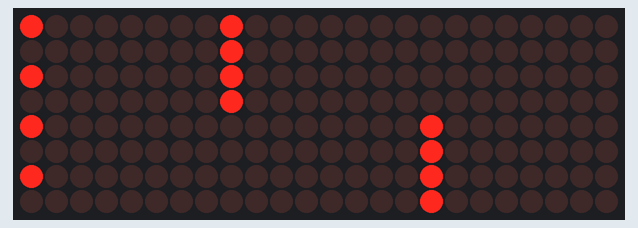
Simulated run of this sketch. Board: Arduino Uno, built with avr-gcc and run on an emulated ATmega328P. Parts: 24×8 LED matrix.

Above: at 0.1 s.

The sketch:

_2014_11_28_LEDmatrixclock.ino
```cpp
// #define DEBUG //(un)comment this line for debug

#ifdef DEBUG
	#define DEBUG_PRINT(x) Serial.println(x)
#else
	#define DEBUG_PRINT(x)
#endif

//We always have to include the library
#include "LedControl.h"
#include "LEDmatrixclockfont.h"
#include <SPI.h>

/* Hardware

 pin 12 is connected to the DataIn
 pin 11 is connected to the CLK
 pin 10 is connected to CS/LOAD
 We have only a single MAX72XX.
 */


// LedControl lc=LedControl(4,3,2,1); pins 2,3,4 - 1 matrix
LedControl lc=LedControl(12,11,10,3); // 3x ledmatrix

// buffer for 8x8 ledmatrix

uint8_t buffer[39] = {0};   // 8x5

/*
 buffer[][0-7] is invisible right to the display
 buffer[][8-31] is the visible part on 3 matrix
 buffer[][32-39] is invisible left to the display
*/

const int scrolldelay = 60;

void setup() {
  // init all matrix
  //nr was set when  creating LedControl
  int devices=lc.getDeviceCount();
  //init  loop
  for(int address=0;address<devices;address++) {
    /*The MAX72XX is in power-saving mode on startup*/
    lc.shutdown(address,false);
    /* Set the brightness to a medium values */
    lc.setIntensity(address,8);
    /* and clear the display */
    lc.clearDisplay(address);
  }
}


void buffer2led(int LEDid, int buffid) {
  for(int row=0;row<8;row++) {
    lc.setRow(LEDid,row,buffer[row+(8*buffid-1)]); // write buffer to ledmatrix
  }
}


void buffer2led2() {
  for(int row=0;row<8;row++) {
    lc.setColumn(0,row,mirror(buffer[row+ 8])); // write buffer to ledmatrix
    lc.setColumn(1,row,mirror(buffer[row+16])); // write buffer to ledmatrix
    lc.setColumn(2,row,mirror(buffer[row+24])); // write buffer to ledmatrix
  }
}

unsigned char mirror( unsigned char a )
{
  a = ((a >> 4) & 0x0F) | ((a << 4) & 0xF0);
  a = ((a >> 2) & 0x33) | ((a << 2) & 0xCC);
  a = ((a >> 1) & 0x55) | ((a << 1) & 0xAA);

  return a;
}


/*
void shiftbuffer() {

  for(int row=0;row<8;row++) {
    buffer[row] = buffer[row]<< 1; //shift buffer one to left
    buffer[row] = buffer[row] |  ( bufferright[row] >> 7 ); // insert leftmost pixel of bufferrright , make sure via unsingned that minus-sign is not carried over
    bufferright[row] <<= 1; //shift rightbuffer to left
  }
}*/

/*
void shiftbufferleft(int bufffrom, int buffto) {
//for each row
  for(int row=0;row<8;row++) {
    //scroll "to" (left) buffer one pixel to the left
    buffer[row][buffto] =  buffer[row][buffto] << 1;
    // copy highest (leftmost) pixel over
    buffer[row][buffto] =  buffer[row][buffto] | ( buffer[row][bufffrom] >> 7 );
  }
}
*/
/*
void shiftdisplayleft(int nrofbuffer) { //3 matrix = 5 buffer
// shift very left (3) buffer to invisible (4)
/  continue till very right (1) which gets data from invisble (0)

  for(int i=nrofbuffer-1;i=1;i--) {
    shiftbufferleft(i-1,i);
  }
}
*/

void clearbuffer( int nrofbuffer) {
  for (int buffid=0;buffid<nrofbuffer;buffid++) {
    for(int row=0;row<8;row++) {
      buffer[row+(8*buffid-1)] = 0;
    }
  }
}
/*
void loadchar2bufferright (int ascii) {
	if  ( (ascii >= 0x20) && (ascii <= 0x7f) ) {
		for(int row=0;row<7;row++) {
			buffer[row] = font5x7[( ascii - 0x20 )*7 + row];
			//ascii conversion
			}
		}
	}


void scrollastring(char  message[] ){

//clear buffer and screen
 clearbuffer();
 buffer2led();

for(int i=0;message[i]!=0;i++){

	DEBUG_PRINT(message[i]);
  //load character in right buffer
	loadchar2bufferright(message[i]);
    // shift left and display 5 times (for 5x7font)
	for (int z=1; z<7 ; z++){
		shiftbuffer();
		buffer2led();
		delay(scrolldelay);
	}
}

}*/


void loop() {
// This is the main loop

// test
clearbuffer(5);
buffer[8]=0b0101010101;
buffer[16]= 0b00001111; // 1+2+16.. 1st, 2nd, and 4th dot in 3rd line
buffer[24]= 0b11110000; // 1+2+16.. 1st, 2nd, and 4th dot in 3rd line

buffer2led2();

/*
lc.setLed(0,0,0,true);
lc.setLed(1,0,0,true);
lc.setLed(2,0,0,true);
*/
    delay(10);

 // shiftdisplayleft(5);


}
```

LEDmatrixclockfont.h
```cpp
// *CONSTANTS
const byte font5x7 [] = {      //Numeric Font Matrix  pga: ascii -0x20
  B00000000,	//Space (Char 0x20)
  B00000000,
  B00000000,
  B00000000,
  B00000000,
  B00000000,
  B00000000,

  B00100000,	//!
  B00100000,
  B00100000,
  B00100000,
  B00000000,
  B00000000,
  B00100000,

  B01010000,	//"
  B01010000,
  B01010000,
  B00000000,
  B00000000,
  B00000000,
  B00000000,

  B01010000,	//#
  B01010000,
  B11111000,
  B01010000,
  B11111000,
  B01010000,
  B01010000,

  B00100000,	//$
  B01111000,
  B10100000,
  B01110000,
  B00101000,
  B11110000,
  B00100000,

  B11000000,	//%
  B11001000,
  B00010000,
  B00100000,
  B01000000,
  B10011000,
  B00011000,

  B01100000,	//&
  B10010000,
  B10100000,
  B01000000,
  B10101000,
  B10010000,
  B01101000,

  B01100000,	//'
  B00100000,
  B01000000,
  B00000000,
  B00000000,
  B00000000,
  B00000000,

  B00010000,	//(
  B00100000,
  B01000000,
  B01000000,
  B01000000,
  B00100000,
  B00010000,

  B01000000,	//)
  B00100000,
  B00010000,
  B00010000,
  B00010000,
  B00100000,
  B01000000,

  B00000000,	//*
  B00100000,
  B10101000,
  B01110000,
  B10101000,
  B00100000,
  B00000000,

  B00000000,	//+
  B00100000,
  B00100000,
  B11111000,
  B00100000,
  B00100000,
  B00000000,

  B00000000,	//,
  B00000000,
  B00000000,
  B00000000,
  B01100000,
  B00100000,
  B01000000,

  B00000000,	//-
  B00000000,
  B11111000,
  B00000000,
  B00000000,
  B00000000,
  B00000000,

  B00000000,	//.
  B00000000,
  B00000000,
  B00000000,
  B00000000,
  B01100000,
  B01100000,

  B00000000,	///
  B00001000,
  B00010000,
  B00100000,
  B01000000,
  B10000000,
  B00000000,

  B01110000,	//0
  B10001000,
  B10011000,
  B10101000,
  B11001000,
  B10001000,
  B01110000,

  B00100000,	//1
  B01100000,
  B00100000,
  B00100000,
  B00100000,
  B00100000,
  B01110000,

  B01110000,	//2
  B10001000,
  B00001000,
  B00010000,
  B00100000,
  B01000000,
  B11111000,

  B11111000,	//3
  B00010000,
  B00100000,
  B00010000,
  B00001000,
  B10001000,
  B01110000,

  B00010000,	//4
  B00110000,
  B01010000,
  B10010000,
  B11111000,
  B00010000,
  B00010000,

  B11111000,	//5
  B10000000,
  B11110000,
  B00001000,
  B00001000,
  B10001000,
  B01110000,

  B00110000,	//6
  B01000000,
  B10000000,
  B11110000,
  B10001000,
  B10001000,
  B01110000,

  B11111000,	//7
  B10001000,
  B00001000,
  B00010000,
  B00100000,
  B00100000,
  B00100000,

  B01110000,	//8
  B10001000,
  B10001000,
  B01110000,
  B10001000,
  B10001000,
  B01110000,

  B01110000,	//9
  B10001000,
  B10001000,
  B01111000,
  B00001000,
  B00010000,
  B01100000,

  B00000000,	//:
  B01100000,
  B01100000,
  B00000000,
  B01100000,
  B01100000,
  B00000000,

  B00000000,	//;
  B01100000,
  B01100000,
  B00000000,
  B01100000,
  B00100000,
  B01000000,

  B00010000,	//<
  B00100000,
  B01000000,
  B10000000,
  B01000000,
  B00100000,
  B00010000,

  B00000000,	//=
  B00000000,
  B11111000,
  B00000000,
  B11111000,
  B00000000,
  B00000000,

  B01000000,	//>
  B00100000,
  B00010000,
  B00001000,
  B00010000,
  B00100000,
  B01000000,

  B01110000,	//?
  B10001000,
  B00001000,
  B00010000,
  B00100000,
  B00000000,
  B00100000,

  B01110000,	//@
  B10001000,
  B00001000,
  B01101000,
  B10101000,
  B10101000,
  B01110000,

  B01110000,	//A
  B10001000,
  B10001000,
  B10001000,
  B11111000,
  B10001000,
  B10001000,

  B11110000,	//B
  B10001000,
  B10001000,
  B11110000,
  B10001000,
  B10001000,
  B11110000,

  B01110000,	//C
  B10001000,
  B10000000,
  B10000000,
  B10000000,
  B10001000,
  B01110000,

  B11100000,	//D
  B10010000,
  B10001000,
  B10001000,
  B10001000,
  B10010000,
  B11100000,

  B11111000,	//E
  B10000000,
  B10000000,
  B11110000,
  B10000000,
  B10000000,
  B11111000,

  B11111000,	//F
  B10000000,
  B10000000,
  B11110000,
  B10000000,
  B10000000,
  B10000000,

  B01110000,	//G
  B10001000,
  B10000000,
  B10111000,
  B10001000,
  B10001000,
  B01111000,

  B10001000,	//H
  B10001000,
  B10001000,
  B11111000,
  B10001000,
  B10001000,
  B10001000,

  B01110000,	//I
  B00100000,
  B00100000,
  B00100000,
  B00100000,
  B00100000,
  B01110000,

  B00111000,	//J
  B00010000,
  B00010000,
  B00010000,
  B00010000,
  B10010000,
  B01100000,

  B10001000,	//K
  B10010000,
  B10100000,
  B11000000,
  B10100000,
  B10010000,
  B10001000,

  B10000000,	//L
  B10000000,
  B10000000,
  B10000000,
  B10000000,
  B10000000,
  B11111000,

  B10001000,	//M
  B11011000,
  B10101000,
  B10101000,
  B10001000,
  B10001000,
  B10001000,

  B10001000,	//N
  B10001000,
  B11001000,
  B10101000,
  B10011000,
  B10001000,
  B10001000,

  B01110000,	//O
  B10001000,
  B10001000,
  B10001000,
  B10001000,
  B10001000,
  B01110000,

  B11110000,	//P
  B10001000,
  B10001000,
  B11110000,
  B10000000,
  B10000000,
  B10000000,

  B01110000,	//Q
  B10001000,
  B10001000,
  B10001000,
  B10101000,
  B10010000,
  B01101000,

  B11110000,	//R
  B10001000,
  B10001000,
  B11110000,
  B10100000,
  B10010000,
  B10001000,

  B01111000,	//S
  B10000000,
  B10000000,
  B01110000,
  B00001000,
  B00001000,
  B11110000,

  B11111000,	//T
  B00100000,
  B00100000,
  B00100000,
  B00100000,
  B00100000,
  B00100000,

  B10001000,	//U
  B10001000,
  B10001000,
  B10001000,
  B10001000,
  B10001000,
  B01110000,

  B10001000,	//V
  B10001000,
  B10001000,
  B10001000,
  B10001000,
  B01010000,
  B00100000,

  B10001000,	//W
  B10001000,
  B10001000,
  B10101000,
  B10101000,
  B10101000,
  B01010000,

  B10001000,	//X
  B10001000,
  B01010000,
  B00100000,
  B01010000,
  B10001000,
  B10001000,

  B10001000,	//Y
  B10001000,
  B10001000,
  B01010000,
  B00100000,
  B00100000,
  B00100000,

  B11111000,	//Z
  B00001000,
  B00010000,
  B00100000,
  B01000000,
  B10000000,
  B11111000,

  B01110000,	//[
  B01000000,
  B01000000,
  B01000000,
  B01000000,
  B01000000,
  B01110000,

  B00000000,	//(Backward Slash)
  B10000000,
  B01000000,
  B00100000,
  B00010000,
  B00001000,
  B00000000,

  B01110000,	//]
  B00010000,
  B00010000,
  B00010000,
  B00010000,
  B00010000,
  B01110000,

  B00100000,	//^
  B01010000,
  B10001000,
  B00000000,
  B00000000,
  B00000000,
  B00000000,

  B00000000,	//_
  B00000000,
  B00000000,
  B00000000,
  B00000000,
  B00000000,
  B11111000,

  B01000000,	//`
  B00100000,
  B00010000,
  B00000000,
  B00000000,
  B00000000,
  B00000000,

  B00000000,	//a
  B00000000,
  B01110000,
  B00001000,
  B01111000,
  B10001000,
  B01111000,

  B10000000,	//b
  B10000000,
  B10110000,
  B11001000,
  B10001000,
  B10001000,
  B11110000,

  B00000000,	//c
  B00000000,
  B01110000,
  B10001000,
  B10000000,
  B10001000,
  B01110000,

  B00001000,	//d
  B00001000,
  B01101000,
  B10011000,
  B10001000,
  B10001000,
  B01111000,

  B00000000,	//e
  B00000000,
  B01110000,
  B10001000,
  B11111000,
  B10000000,
  B01110000,

  B00110000,	//f
  B01001000,
  B01000000,
  B11100000,
  B01000000,
  B01000000,
  B01000000,

  B00000000,	//g
  B01111000,
  B10001000,
  B10001000,
  B01111000,
  B00001000,
  B01110000,

  B10000000,	//h
  B10000000,
  B10110000,
  B11001000,
  B10001000,
  B10001000,
  B10001000,

  B00100000,	//i
  B00000000,
  B01100000,
  B00100000,
  B00100000,
  B00100000,
  B01110000,

  B00010000,	//j
  B00000000,
  B00110000,
  B00010000,
  B00010000,
  B10010000,
  B01100000,

  B10000000,	//k
  B10000000,
  B10010000,
  B10100000,
  B11000000,
  B10100000,
  B10010000,

  B01100000,	//l
  B00100000,
  B00100000,
  B00100000,
  B00100000,
  B00100000,
  B01110000,

  B00000000,	//m
  B00000000,
  B11010000,
  B10101000,
  B10101000,
  B10001000,
  B10001000,

  B00000000,	//n
  B00000000,
  B10110000,
  B11001000,
  B10001000,
  B10001000,
  B10001000,

  B00000000,	//o
  B00000000,
  B01110000,
  B10001000,
  B10001000,
  B10001000,
  B01110000,

  B00000000,	//p
  B00000000,
  B11110000,
  B10001000,
  B11110000,
  B10000000,
  B10000000,

  B00000000,	//q
  B00000000,
  B01101000,
  B10011000,
  B01111000,
  B00001000,
  B00001000,

  B00000000,	//r
  B00000000,
  B10110000,
  B11001000,
  B10000000,
  B10000000,
  B10000000,

  B00000000,	//s
  B00000000,
  B01110000,
  B10000000,
  B01110000,
  B00001000,
  B11110000,

  B01000000,	//t
  B01000000,
  B11100000,
  B01000000,
  B01000000,
  B01001000,
  B00110000,

  B00000000,	//u
  B00000000,
  B10001000,
  B10001000,
  B10001000,
  B10011000,
  B01101000,

  B00000000,	//v
  B00000000,
  B10001000,
  B10001000,
  B10001000,
  B01010000,
  B00100000,

  B00000000,	//w
  B00000000,
  B10001000,
  B10101000,
  B10101000,
  B10101000,
  B01010000,

  B00000000,	//x
  B00000000,
  B10001000,
  B01010000,
  B00100000,
  B01010000,
  B10001000,

  B00000000,	//y
  B00000000,
  B10001000,
  B10001000,
  B01111000,
  B00001000,
  B01110000,

  B00000000,	//z
  B00000000,
  B11111000,
  B00010000,
  B00100000,
  B01000000,
  B11111000,

  B00010000,	//{
  B00100000,
  B00100000,
  B01000000,
  B00100000,
  B00100000,
  B00010000,

  B00100000,	//|
  B00100000,
  B00100000,
  B00100000,
  B00100000,
  B00100000,
  B00100000,

  B01000000,	//}
  B00100000,
  B00100000,
  B00010000,
  B00100000,
  B00100000,
  B01000000,

  B00000000,	//~
  B00000000,
  B00000000,
  B01101000,
  B10010000,
  B00000000,
  B00000000,

  B01100000,	// (Char 0x7F)
  B10010000,
  B10010000,
  B01100000,
  B00000000,
  B00000000,
  B00000000,
};


const byte font5x7special [] = {      //Numeric Font Matrix  pga: ascii -0x20
B10010000,  //10
B10101000,
B10101000,
B10101000,
B10101000,
B10101000,
B10010000,

B01001000,	//11
B11011000,
B01001000,
B01001000,
B01001000,
B01001000,
B01001000,

B10110000,	//12
B10001000,
B10001000,
B10010000,
B10100000,
B10100000,
B10111000,

};
```
